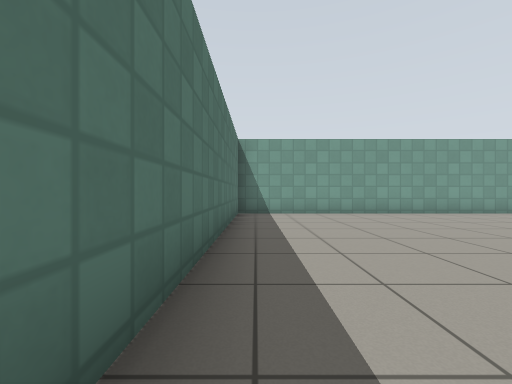
[1] (above)

18 first-person views from a walk through a robot-simulator world made for Gazebo. The camera is 0.72 m above the floor, looks level and sees 90° across. The floor is counted in squares, 1 m on a side. Each view is taken from the middle of a square. On the plan, view 1 faces up. The plan holds only what a view shows up to about 9 squares ahead; the rest is blank. Simple patterns stand in for the simulator's built-in surfaces.

[2]
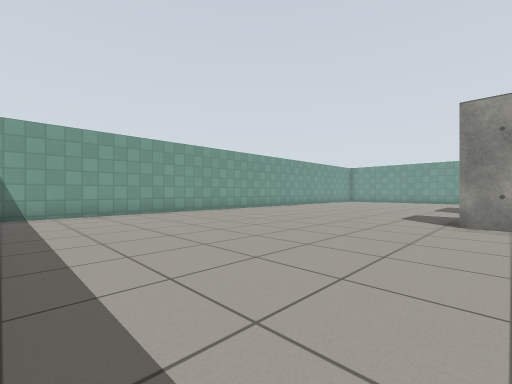

[3]
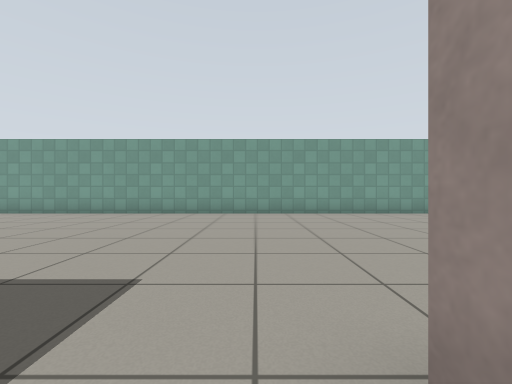

[4]
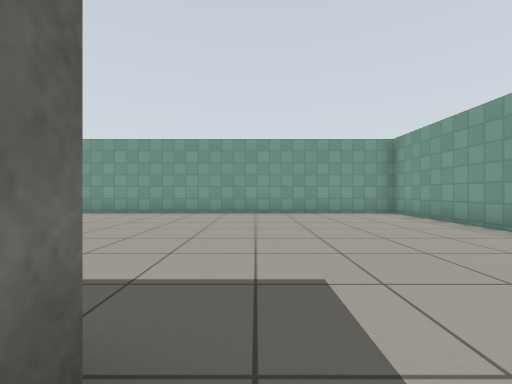

[5]
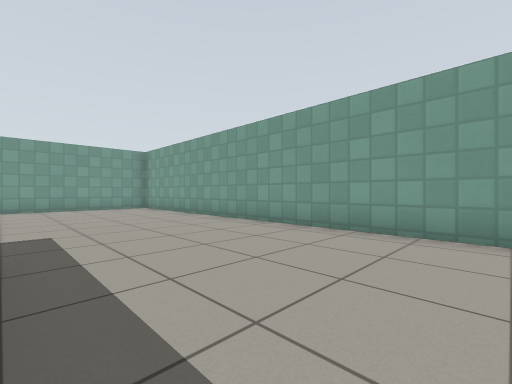

[6]
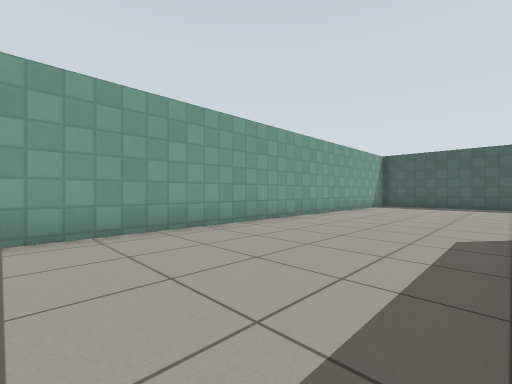

[7]
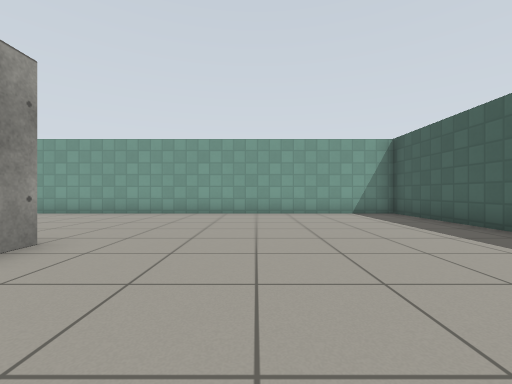

[8]
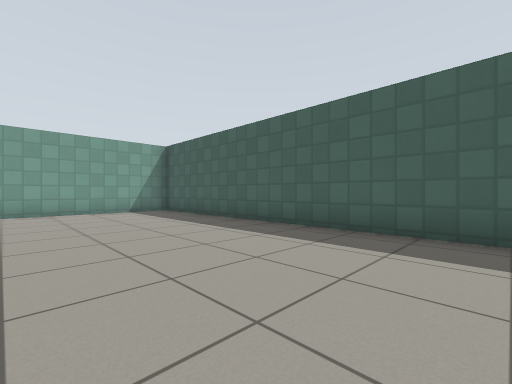

[9]
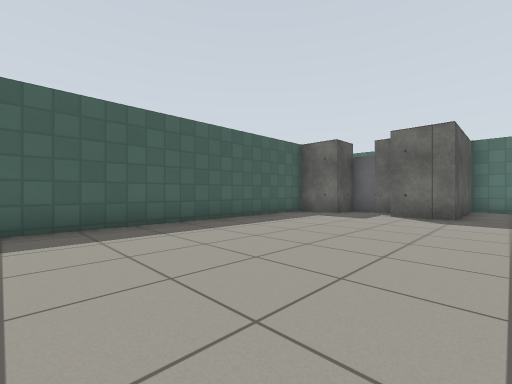

[10]
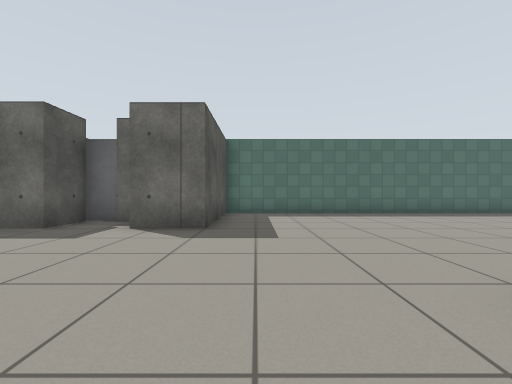

[11]
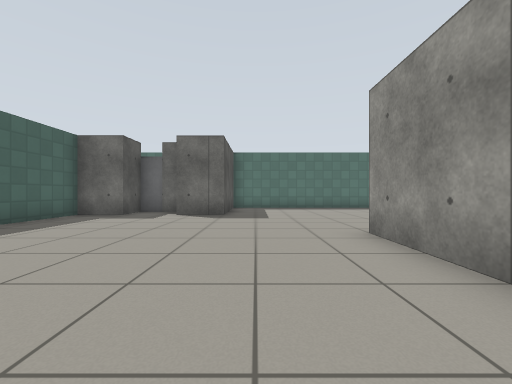

[12]
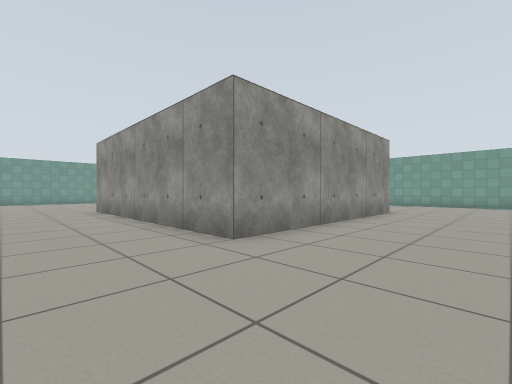

[13]
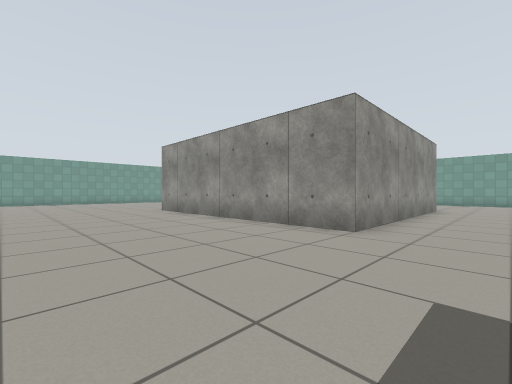

[14]
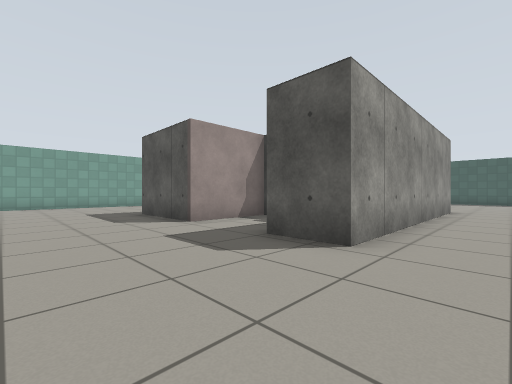

[15]
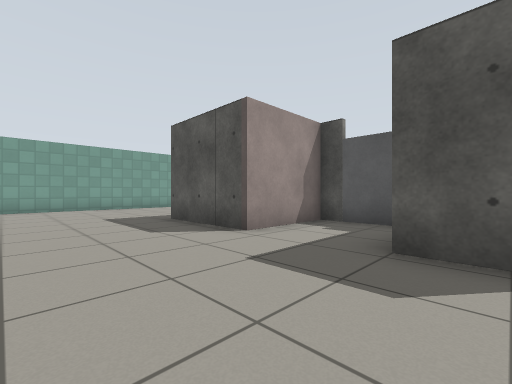

[16]
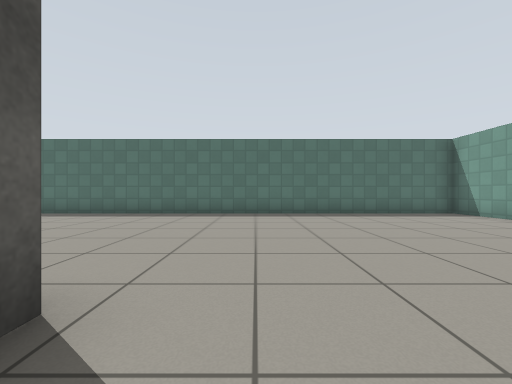

[17]
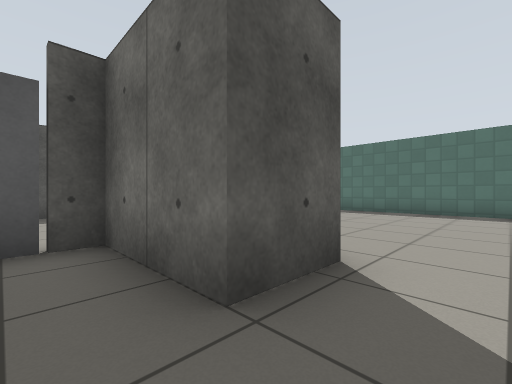

[18]
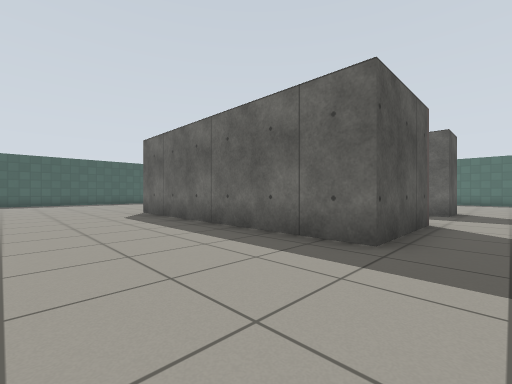

### Floor plan
Points are (right, up) in squares from view 1. A wall is a line through its corners. A room is listed if a view was taken in it or the views show most of it. See-through windows are left out.
Room 1 (views 1, 2, 3, 4, 5, 6, 7, 8, 9, 10, 11, 12, 13, 14, 15, 16, 17, 18)
walls: (9.9, -1.9) (10.5, -1.9) (10.5, 0.7) (13.5, 0.7) (13.5, -7) (6.5, -7) (6.5, 0.7) (8, 0.7) (8, -1.9) (8.6, -1.9); (1.8, -11.8) (1.8, -12.4); (1.6, -13.2) (2.9, -13.2) (2.9, -14.6) (18.6, -14.6) (18.6, 8.6) (-0.6, 8.6) (-0.6, -10) (2.9, -10) (2.9, -11.5)
ways out: opening at (9, -3)
objects: door leaf (9, -2)

Positions as (right, up) in squares from view 1, and headings:
1: (0, 0), facing up
2: (0, 0), facing up-right
3: (10, 0), facing up
4: (14, 0), facing up
5: (14, -3), facing up-right
6: (14, -1), facing down-right
7: (10, -10), facing right
8: (9, -10), facing down-right
9: (11, -9), facing down-left
10: (8, -9), facing left
11: (11, -9), facing left
12: (4, -10), facing up-right
13: (2, -9), facing up-right
14: (5, 4), facing down-right
15: (7, 4), facing down-right
16: (8, 2), facing left
17: (9, 2), facing down-left
18: (17, 2), facing down-left
